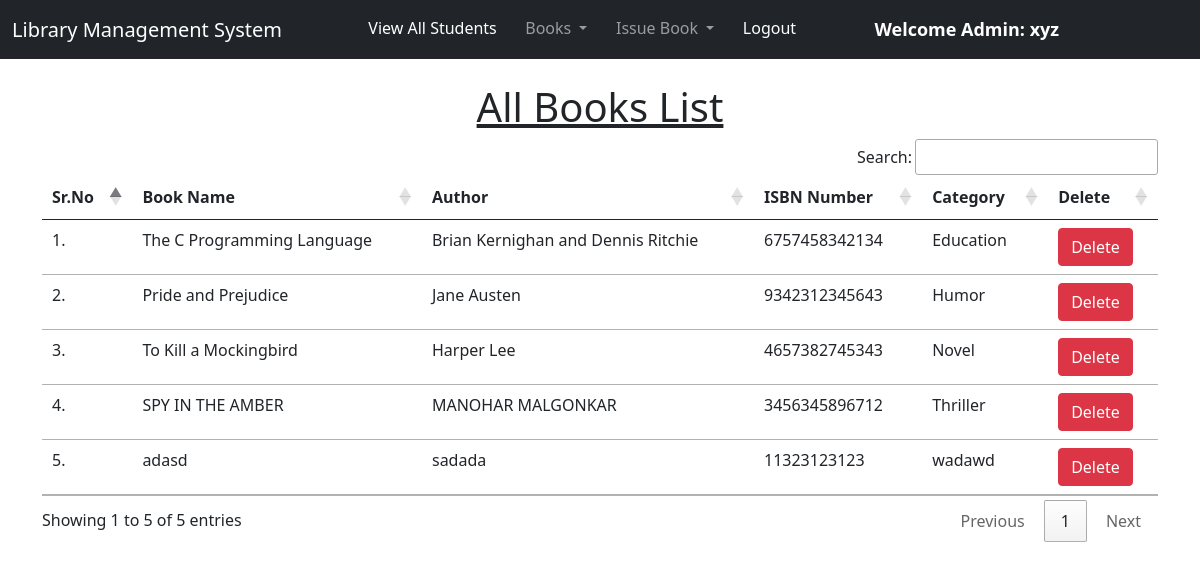
Before: /view_books/ (signed in) with the older database file.
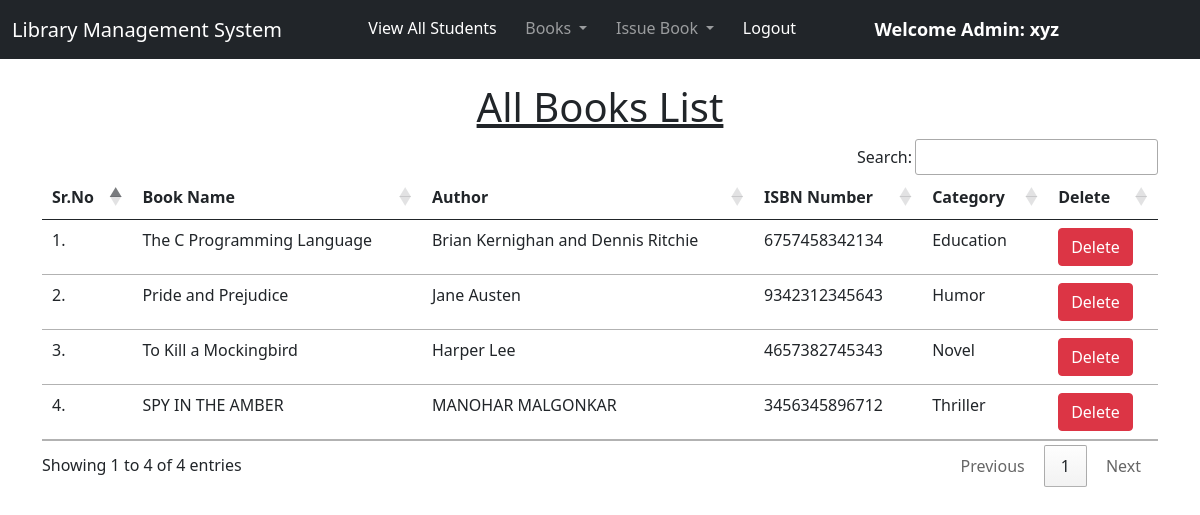
After: the same page with the newer database file.
### library/models.py (models this page shows)
class Book(models.Model):
    name = models.CharField(max_length=200)
    author = models.CharField(max_length=200)
    isbn = models.PositiveIntegerField(primary_key=True)
    category = models.CharField(max_length=50)
    def __str__(self):
        return str(self.name) + " ["+str(self.isbn)+']'

### library/views.py (the view)
# urls.py: path("view_books/", views.view_books, name="view_books"),
@login_required(login_url = '/admin_login')
def view_books(request):
    books = Book.objects.all()
    print(books)
    return render(request, "view_books.html", {'books':books})

### library/templates/view_books.html (shortened to what this page needs)
{% extends 'admin_navbar.html' %}
{% load static %}
{% block body %}
<div class="container mt-4">
    <h1 class="text-center"><u>All Books List</u></h1>
    <table class="table table-hover" id="example">
        <thead>
            <tr>
                <th>Sr.No</th>
                <th>Book Name</th>
                <th>Author</th>
                <th>ISBN Number</th>
                <th>Category</th>
                <th>Delete</th>
            </tr>
        </thead>
        <tbody>
            {% for book in books %}
            <tr>
                <td>{{forloop.counter}}.</td>
                <td>{{book.name}}</td>
                <td>{{book.author}}</td>
                <td>{{book.isbn}}</td>
                <td>{{book.category}}</td>
                <td><a href="/delete_book/{{book.isbn}}" class="btn btn-danger" onclick="return confirm('Are you sure you want to delete this book?')">Delete</a></td>
            </tr>
            {% endfor %}
        </tbody>
    </table>
    </div>
{% endblock %}

### library/templates/admin_navbar.html (shortened to what this page needs)
<!doctype html>
<html lang="en">
  <head>
    <link href="https://cdn.jsdelivr.net/npm/bootstrap@5.1.0/dist/css/bootstrap.min.css" rel="stylesheet">
    <link rel="stylesheet" href="https://cdn.datatables.net/1.10.25/css/jquery.dataTables.min.css">
    <link rel="stylesheet" href="https://cdn.datatables.net/buttons/1.7.1/css/buttons.dataTables.min.css">
  </head>
  <body>
    <nav class="navbar navbar-expand-lg navbar-dark bg-dark sticky-top " style="background-color : #4CB963; !important">
        <div class="container-fluid">
          <a class="navbar-brand" href="#">Library Management System</a>
          <div class="collapse navbar-collapse" id="navbarSupportedContent">
            <ul class="navbar-nav me-auto mb-2 mb-lg-0">
              <li class="nav-item">
                <a class="nav-link active" aria-current="page" href="/view_students/">View All Students</a>
              </li>
              <li class="nav-item dropdown">
                <a class="nav-link dropdown-toggle" href="#" id="navbarDropdown" role="button" data-bs-toggle="dropdown" aria-expanded="false">
                  Books
                </a>
              </li>
              <li class="nav-item dropdown">
                <a class="nav-link dropdown-toggle" href="#" id="navbarDropdown" role="button" data-bs-toggle="dropdown" aria-expanded="false">
                  Issue Book
                </a>
              </li>
              <li class="nav-item">
                <a class="nav-link active" aria-current="page" href="/logout/">Logout</a>
              </li>
              <li class="nav-item">
                <a style="font-weight:600; font-family:'Segoe UI', Tahoma, Geneva, Verdana, sans-serif; font-size: large;" class="nav-link active" href="#">Welcome Admin: {{request.user}}</a>
              </li>
            </ul>
          </div>
        </div>
      </nav>
      {% block body %}
      {% endblock %}
  </body>
</html>

Changed rows visible on the page:
removed Book: name "adasd", author "sadada", isbn "11323123123", category "wadawd"
Other visible differences:
text written by a page script: "Search: Showing 1 to 5 of 5 entries Previous 1 Next" → "Search: Showing 1 to 4 of 4 entries Previous 1 Next"
